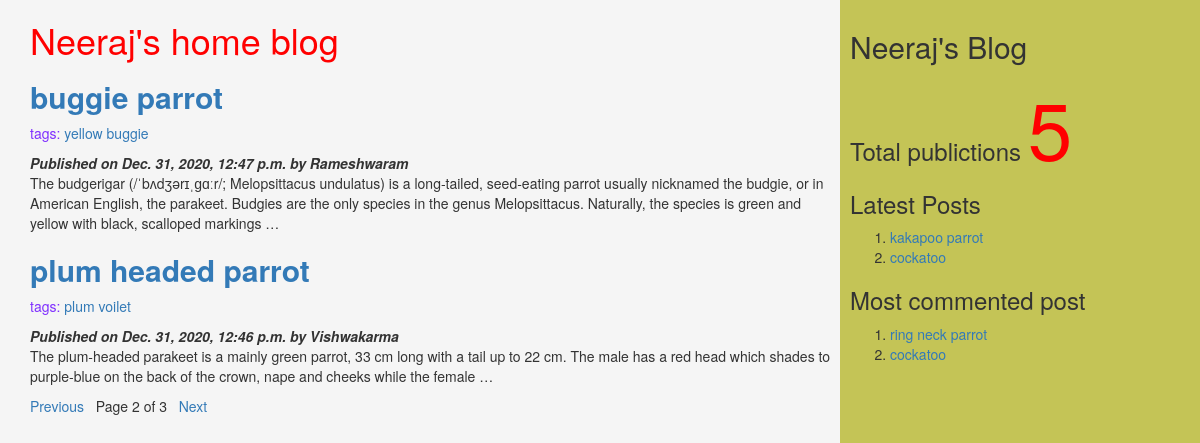
Screenshot of /?page=2 with the database file from the repository.
### myApp/models.py (models this page shows, shortened)
class Post(models.Model):
          tags=TaggableManager()
          STATUS_CHOICES=(('draft','Draft'),('published','Published'))
          title=models.CharField(max_length=256)
          slug=models.SlugField(max_length=264,unique_for_date='publish')
          author=models.ForeignKey(User,related_name='blog_posts',on_delete= models.CASCADE)
          body=models.TextField()
          publish=models.DateTimeField(default=timezone.now)
          created=models.DateTimeField(auto_now_add=True)
          updated=models.DateTimeField(auto_now=True)
          status= models.CharField(max_length=10,choices=STATUS_CHOICES,default='draft')
          objects=CustomManager()
          class Meta:
                ordering=('-publish',)
          def get_absolute_url(self):
                return reverse('post_detail',args=[self.publish.year,self.publish.strftime('%m'),self.publish.strftime('%d'),self.slug])

### myApp/views.py (the view)
# urls.py: url(r'^$',views.post_list_view,name='home'),
def post_list_view(request,tag_slug=None):
    post_list=Post.objects.all()
    tag=None
    if tag_slug:
        tag=get_object_or_404(Tag,slug=tag_slug)#provided slug
        post_list=post_list.filter(tags__in=[tag])
    paginator=Paginator(post_list,2) #step1
    page_number=request.GET.get('page') #step2
    try:
       post_list=paginator.page(page_number) #step2
    except PageNotAnInteger:
       post_list=paginator.page(1) #step 3
    except EmptyPage:
      post_list=paginator.page(paginator.num_pages) #step 4
    d={'post_list':post_list,'tag':tag}
    return render(request,'myApp/post_list.html',d)

### myApp/models.py (called while the page is built)
    def get_queryset(self):
        return super().get_queryset().filter(status='published')

### myApp/templatetags/mytags.py (called while the page is built)
@register.simple_tag
def total_posts():
    return Post.objects.count()

@register.inclusion_tag('myApp/latest_post.html')
def show_latest_posts(count=3):
    latest_posts=Post.objects.order_by('-publish')[:count]
    return {'latest_posts':latest_posts}

@register.simple_tag
def get_most_commented_posts(count=2):
    return Post.objects.annotate(total_comments=Count('comments')).order_by('-total_comments')[:count]

### templates/myApp/post_list.html (shortened to what this page needs)
<html>
    {%extends 'myapp/parent.html'%}
        {%block content_block%}
        <h1 style="color:red">Neeraj's home blog</h1>
        {%for post in post_list%}
       <a href="{{post.get_absolute_url}}"> <h2><b>{{post.title}}</b></h2></a>
          <p style="color:rgb(127, 47, 255)">tags:
              {%for tag in post.tags.all%}
              <a href="{%url "post_list_by_tag_name" tag.slug%}">{{tag.name}}</a>
              {%endfor%}
          </p>
       <i><b> Published on {{post.publish}} by {{post.author|title}}</b></i>
        {{post.body|truncatewords:40|linebreaks}}
        {%endfor%}
        {%include 'myApp/pagination.html' with page=post_list%}
        {%endblock%}

### templates/myApp/parent.html (shortened to what this page needs)
<html>
{%load mytags%}
    <head>
        <link rel="stylesheet" href="https://maxcdn.bootstrapcdn.com/bootstrap/3.3.7/css/bootstrap.min.css">
    </head>
    <body>
        <div class="content" style="width:70%;float:left;background-color:whitesmoke;height:300%;padding:0 0 0 30px">
              {%block content_block%}
              {%endblock%}
        </div>
        <div class="sidebar" style="width:30%;float:right;background-color:#c4c456;height:300%;padding:10px">
            <h2>Neeraj's Blog</h2>
            <h3>Total publictions
              <span style="color:red;font-size:80px">
              {%total_posts%}</span>
              <h3>Latest Posts</h3>
              {% show_latest_posts 2 %}
              <h3>Most commented post</h3>
              {%get_most_commented_posts as m%}
              <ol>
                {%for post in m%}
                <li><a href="{{post.get_absolute_url}}">{{post.title}}</a></li>
                {%endfor%}
              </ol>
            </h3>
        </div>
    </body>
</html>

### templates/myApp/latest_post.html
<!DOCTYPE html>
<html lang="en" dir="ltr">
  <body>
    <ol>
    {%for post in latest_posts%}
    <li><a href="{{post.get_absolute_url}}">{{post.title}}</a></li>
    {%endfor%}
    </ol>
  </body>
</html>

### rows the page displays
Post: title "buggie parrot", publish "Dec. 31, 2020, 12:47 p.m.", author "Rameshwaram", body "The budgerigar (/ˈbʌdʒərɪˌɡɑːr/; Melopsittacus undulatus) is a long-tailed, seed-eating parrot usually nicknamed the budgie, or in American English, the parakeet. Budgies are the only species in the genus Melopsittacus. Naturally, the species is green and yellow with black, scalloped markings …"
Tag: name "yellow"
Tag: name "buggie"
Post: title "plum headed parrot", publish "Dec. 31, 2020, 12:46 p.m.", author "Vishwakarma", body "The plum-headed parakeet is a mainly green parrot, 33 cm long with a tail up to 22 cm. The male has a red head which shades to purple-blue on the back of the crown, nape and cheeks while the female …"
Tag: name "plum"
Tag: name "voilet"
Post: title "kakapoo parrot"
Post: title "cockatoo"
Post: title "ring neck parrot"

### other values shown
{{ page.number }} "2"
{{ page.paginator.num_pages }} "3"
